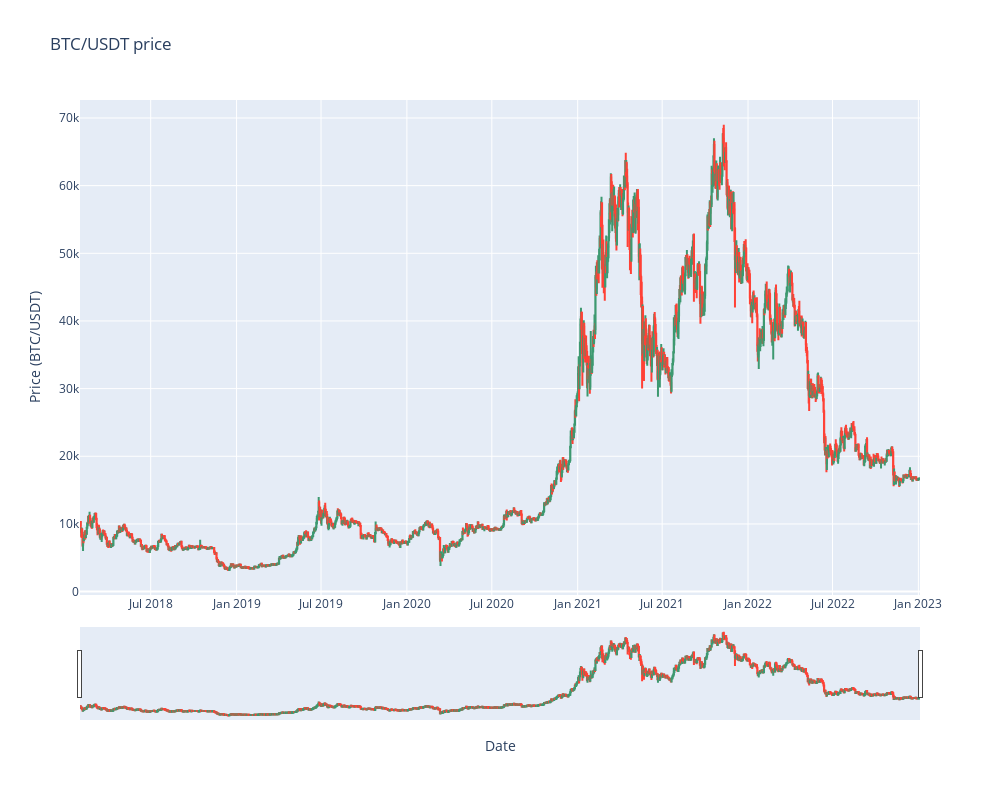

Notebook source saved alongside this figure:
### Code cell
# plt.figure(figsize=(16,8),)
# plt.title("BTC/USDT open price")
# plt.plot(pd_df["Open price"])
# plt.ylabel("Price (BTC/USDT)")
# plt.xlabel("Date")
# plt.grid()
# plt.show()
fig = go.Figure(data=[go.Candlestick(x=pd_df.index,
                open=pd_df['Open price'],
                high=pd_df['High price'],
                low=pd_df['Low price'],
                close=pd_df['Close price'])])
# set new height and width
fig.update_layout(
    height=800,
    width=1000,
    title_text="BTC/USDT price",
    yaxis_title="Price (BTC/USDT)",
    xaxis_title="Date",
    xaxis_rangeslider_visible=True
)

fig.show()

### Figure 1 — Plotly figure (JSON) as saved in the notebook; plotly's stock layout.template omitted (floating-point values rounded to 4 significant figures; data arrays with more than 128 entries replaced by an {"elided": "..."} marker saying what was removed)
{"data": [{"close": {"elided": "1800 float values"}, "high": {"elided": "1800 float values"}, "low": {"elided": "1800 float values"}, "open": {"elided": "1800 float values"}, "type": "candlestick", "x": {"elided": "1800 str values"}}], "layout": {"height": 800, "title": {"text": "BTC/USDT price"}, "width": 1000, "xaxis": {"rangeslider": {"visible": true}, "title": {"text": "Date"}}, "yaxis": {"title": {"text": "Price (BTC/USDT)"}}}}
